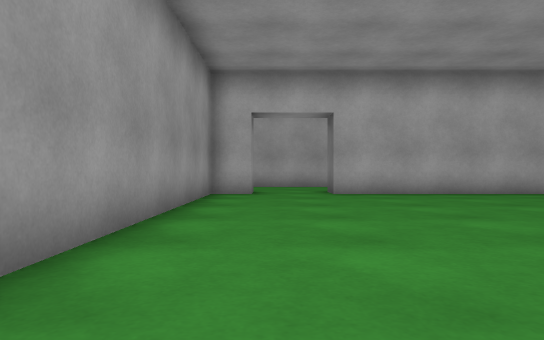
view 1 (above)

20 first-person views from a walk through a Unity game level. The camera is 0.59 m above the floor, looks level and sees 70° across. The floor is counted in squares, 1 m on a side. Each view is taken from the middle of a square. On the plan, view 1 faces up. The plan holds only what a view shows up to about 10 squares ahead; the rest is blank. The place goes on beyond the plan. The player character is not drawn.

view 2
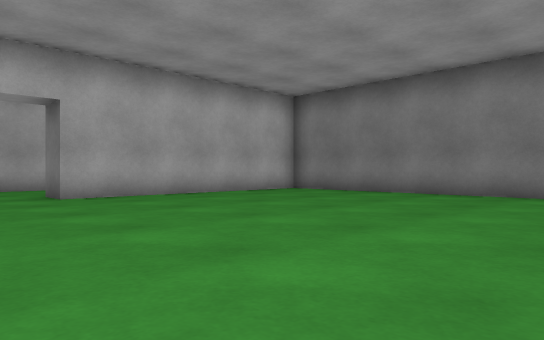

view 3
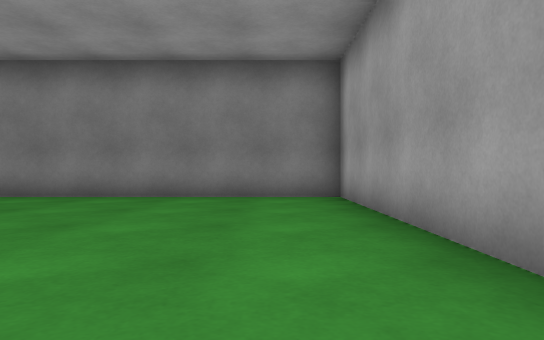

view 4
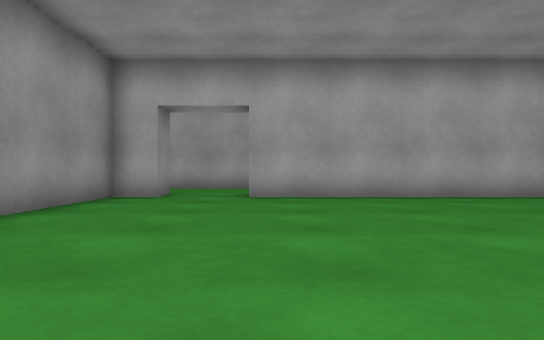

view 5
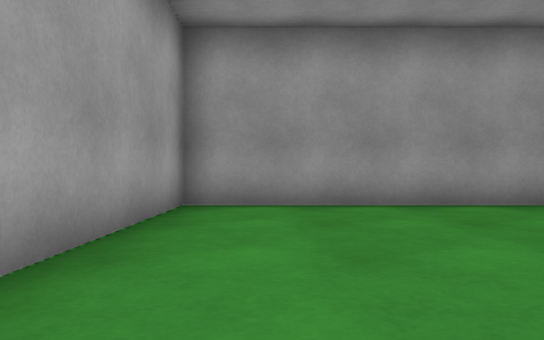

view 6
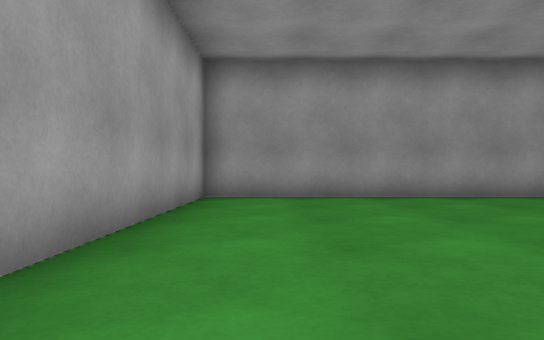

view 7
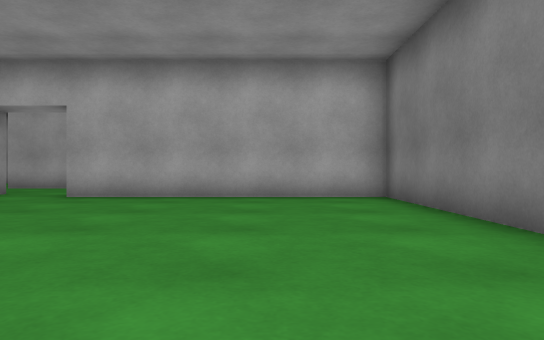

view 8
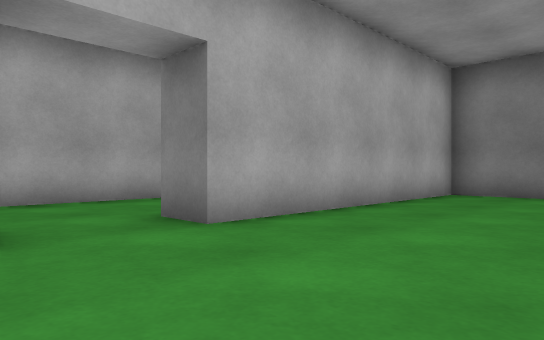

view 9
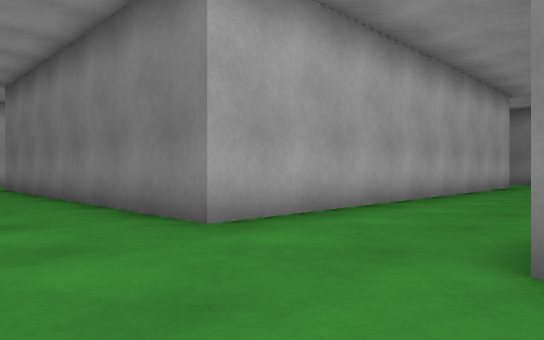

view 10
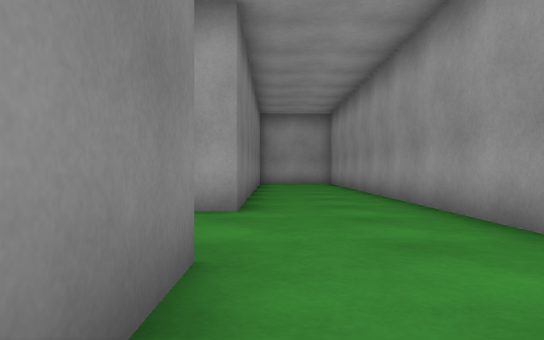

view 11
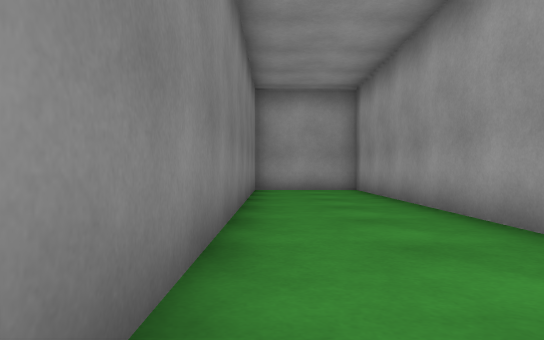

view 12
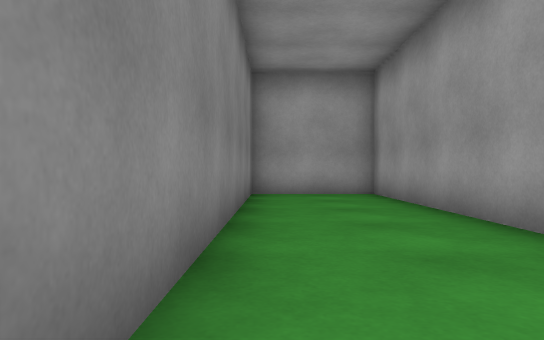

view 13
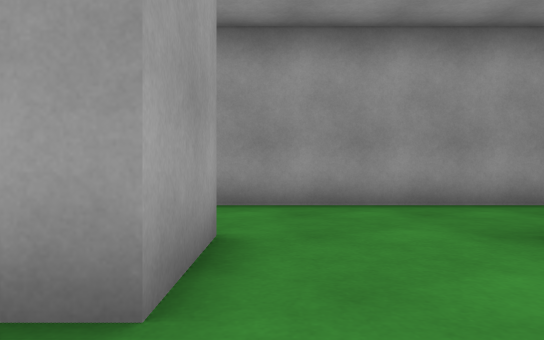

view 14
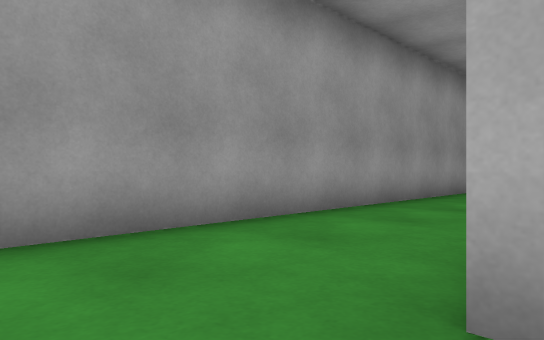

view 15
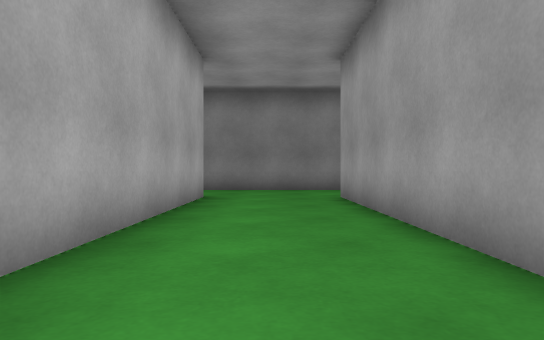

view 16
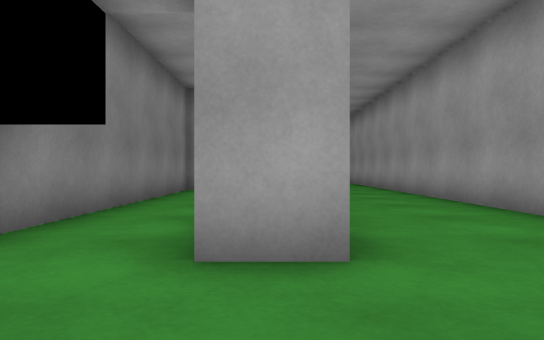

view 17
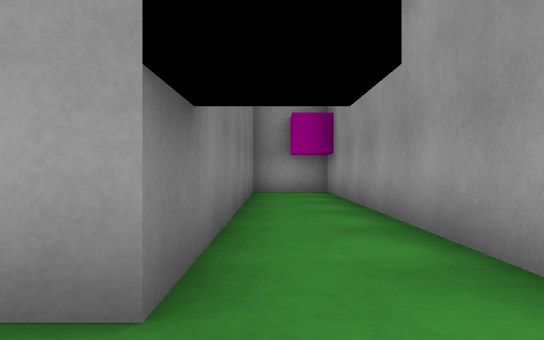

view 18
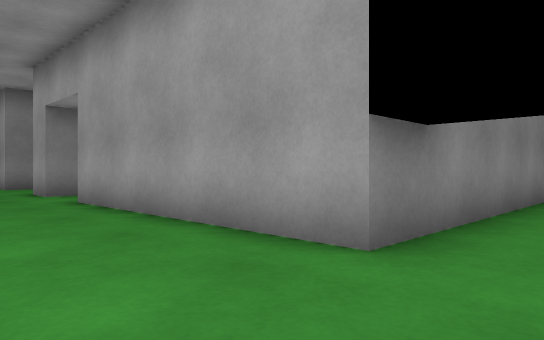

view 19
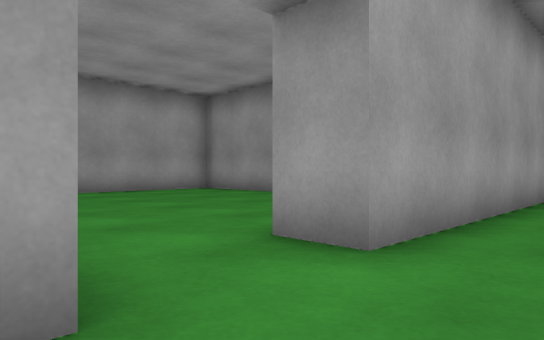

view 20
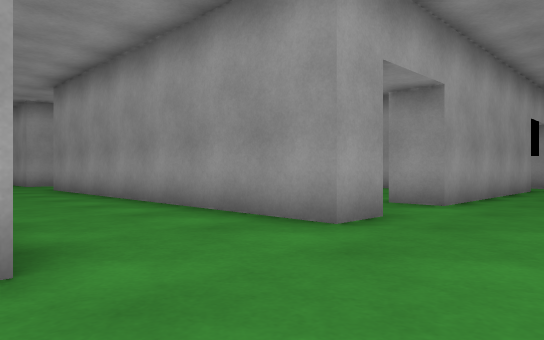

### Floor plan
Points are (right, up) in squares from view 1. A wall is a line through its corners. A room is listed if a view was taken in it or the views show most of it. See-through windows are left out.
Room 1 (views 1, 2, 3, 4, 5, 6, 7, 8)
walls: (-0.5, 9.5) (-1.5, 9.5) (-1.5, -0.5) (8.5, -0.5) (8.5, 9.5) (1.5, 9.5)
ways out: opening at (0.5, 10) to room 2
Room 2 (views 9, 10, 11, 12, 13, 14, 15, 16, 17, 18, 19, 20)
walls: (9.5, 13.5) (-2.5, 13.5) (-2.5, 21.6); (8.5, 22.8) (8.5, 23.5) (9.5, 23.5) (9.5, 15.4); (3.1, 10.5) (9.5, 10.5); (0.5, 15.1) (0.5, 23.5) (6.5, 23.5) (6.5, 22.5); (1.5, 9.5) (1.5, 10.5); (-1.5, 22.9) (-1.5, 15.1); (-2.5, 23.5) (-1.5, 23.5); (-5.5, 22.6) (-5.5, -0.5) (-2.5, -0.5) (-2.5, 10.5) (-0.5, 10.5) (-0.5, 9.5)
ways out: opening at (0.5, 10) to room 1; opening at (7.5, 23)

Where each view was taken, in squares from view 1:
view 1: 0 up, 0 right, facing up
view 2: 1 up, 1 left, facing up-right
view 3: 1 up, 0 right, facing right
view 4: 1 up, 2 right, facing up
view 5: 1 up, 5 right, facing left
view 6: 1 up, 7 right, facing left
view 7: 1 up, 6 right, facing up
view 8: 6 up, 1 left, facing up-right
view 9: 10 up, 5 left, facing up-right
view 10: 16 up, 3 left, facing down
view 11: 11 up, 3 left, facing down
view 12: 9 up, 3 left, facing down
view 13: 11 up, 1 right, facing left
view 14: 12 up, 2 left, facing up-left
view 15: 12 up, 1 right, facing right
view 16: 26 up, 2 left, facing down
view 17: 25 up, 0 right, facing down
view 18: 26 up, 1 left, facing down-right
view 19: 25 up, 9 right, facing down-left
view 20: 26 up, 13 right, facing down-left
